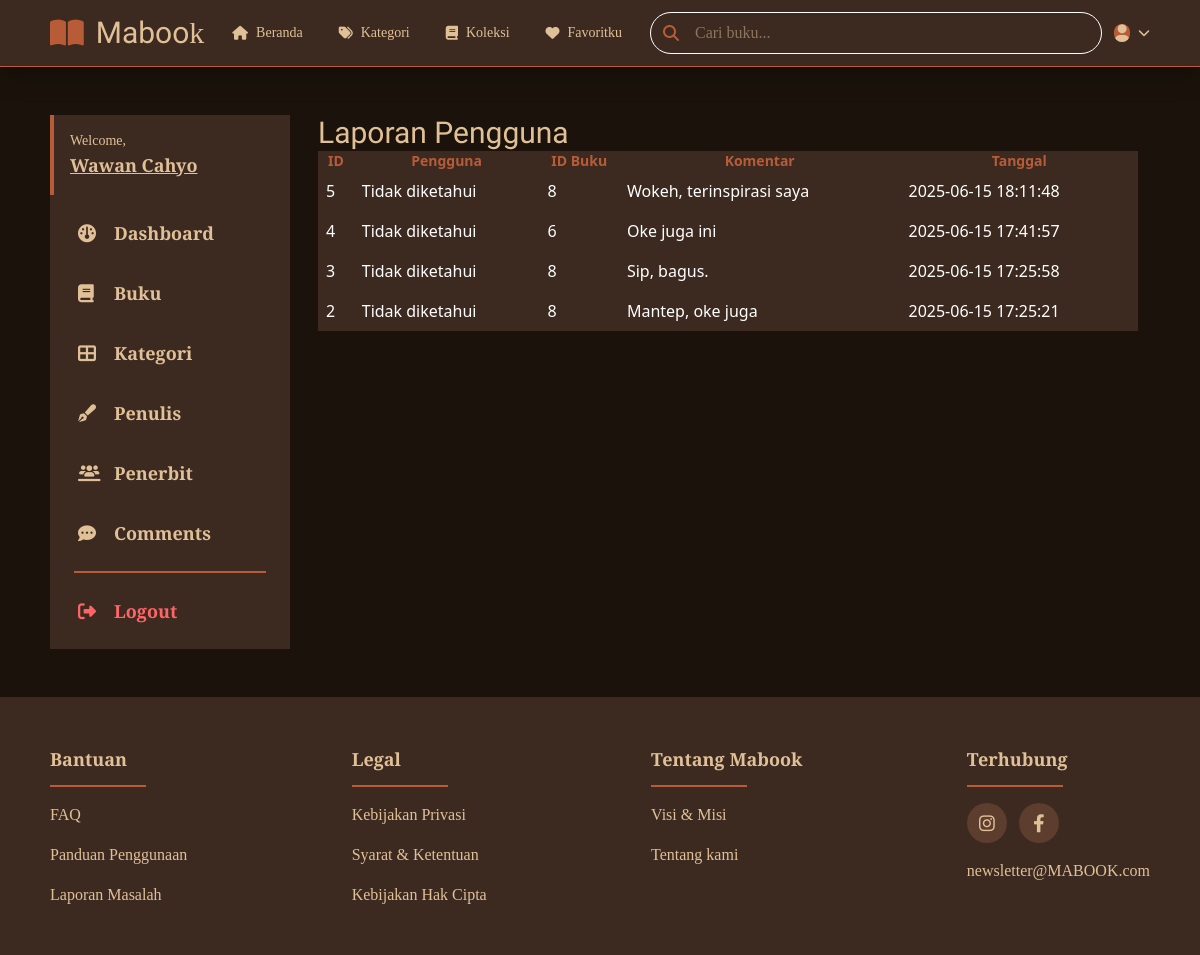
/admin/laporan.php (signed in), run on the app's committed database.
### tables this page shows
CREATE TABLE `comments` (
  `id` int NOT NULL,
  `comment` mediumtext NOT NULL,
  `book_id` bigint UNSIGNED NOT NULL,
  `user_id` bigint UNSIGNED NOT NULL,
  `created_at` datetime NOT NULL
);

### admin/laporan.php (the view, shortened to what this page needs)
<?php
require_once(__DIR__ . '/../config/db.php');
$result = $conn->query("SELECT c.*, u.name AS user_name FROM comments c
                        LEFT JOIN users u ON c.user_id = u.id
                        ORDER BY c.created_at DESC");
$comments = $result->fetch_all(MYSQLI_ASSOC);
?>
<!DOCTYPE html>
<html lang="id">
<head>
  <link rel="stylesheet" href="/mabook/src/output.css" />
  <link rel="stylesheet" href="https://cdnjs.cloudflare.com/ajax/libs/font-awesome/6.4.0/css/all.min.css" />
</head>
<body class="bg-[#1A120B] text-white min-h-screen">
<?php require_once(__DIR__ . '/../include/header.php'); ?>
<div class="w-11/12 max-w-[1200px] mx-auto mt-12 flex items-start gap-4 relative">
  <?php require_once(__DIR__ . '/../include/admin-sidebar.php'); ?>
  <div class="w-full px-3">
    <h1 class="text-3xl font-unifraktur text-mabook-light mb-6">Laporan Pengguna</h1>
    <?php if (count($comments) > 0): ?>
      <div class="bg-mabook-primary p-6 rounded-lg shadow-md">
        <table class="w-full border-separate border-spacing-y-3">
          <thead class="text-sm text-mabook-midtone uppercase">
            <tr>
              <th>ID</th>
              <th>Pengguna</th>
              <th>ID Buku</th>
              <th>Komentar</th>
              <th>Tanggal</th>
            </tr>
          </thead>
          <tbody>
            <?php foreach ($comments as $c): ?>
              <tr class="bg-mabook-dark text-white">
                <td class="p-2"><?= $c['id'] ?></td>
                <td class="p-2"><?= htmlspecialchars($c['user_name'] ?? 'Tidak diketahui') ?></td>
                <td class="p-2"><?= $c['book_id'] ?></td>
                <td class="p-2"><?= htmlspecialchars($c['comment']) ?></td>
                <td class="p-2"><?= $c['created_at'] ?></td>
              </tr>
            <?php endforeach; ?>
          </tbody>
        </table>
      </div>
    <?php else: ?>
      <p class="text-mabook-light mt-6">Belum ada laporan masuk.</p>
    <?php endif; ?>
  </div>
</div>
<?php require_once(__DIR__ . '/../include/footer.php'); ?>
</body>
</html>

### data on the page
comments: id "5", user_name "Tidak diketahui", book "8", comment "Wokeh, terinspirasi saya", created_at "2025-06-15 18:11:48"
comments: id "4", user_name "Tidak diketahui", book "6", comment "Oke juga ini", created_at "2025-06-15 17:41:57"
comments: id "3", user_name "Tidak diketahui", book "8", comment "Sip, bagus.", created_at "2025-06-15 17:25:58"
comments: id "2", user_name "Tidak diketahui", book "8", comment "Mantep, oke juga", created_at "2025-06-15 17:25:21"

### other printed values
$menu['label'] "Beranda"
$menu['label'] "Kategori"
$menu['label'] "Koleksi"
$menu['label'] "Favoritku"
